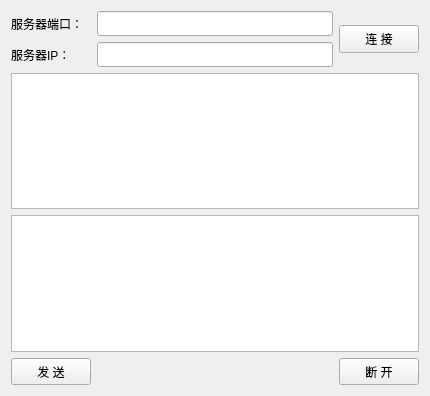
<?xml version="1.0" encoding="UTF-8"?>
<ui version="4.0">
 <class>Client</class>
 <widget class="QWidget" name="Client">
  <property name="geometry">
   <rect>
    <x>0</x>
    <y>0</y>
    <width>430</width>
    <height>396</height>
   </rect>
  </property>
  <property name="windowTitle">
   <string>Form</string>
  </property>
  <layout class="QGridLayout" name="gridLayout">
   <item row="0" column="0">
    <widget class="QLabel" name="label">
     <property name="minimumSize">
      <size>
       <width>0</width>
       <height>25</height>
      </size>
     </property>
     <property name="text">
      <string>服务器端口：</string>
     </property>
    </widget>
   </item>
   <item row="0" column="1">
    <widget class="QLineEdit" name="lineEdit_port">
     <property name="minimumSize">
      <size>
       <width>0</width>
       <height>25</height>
      </size>
     </property>
    </widget>
   </item>
   <item row="0" column="2" rowspan="2">
    <widget class="QPushButton" name="pushButton_connect">
     <property name="minimumSize">
      <size>
       <width>0</width>
       <height>28</height>
      </size>
     </property>
     <property name="text">
      <string>连 接</string>
     </property>
    </widget>
   </item>
   <item row="1" column="0">
    <widget class="QLabel" name="label_2">
     <property name="minimumSize">
      <size>
       <width>0</width>
       <height>25</height>
      </size>
     </property>
     <property name="text">
      <string>服务器IP：</string>
     </property>
    </widget>
   </item>
   <item row="1" column="1">
    <widget class="QLineEdit" name="lineEdit_ip">
     <property name="minimumSize">
      <size>
       <width>0</width>
       <height>25</height>
      </size>
     </property>
    </widget>
   </item>
   <item row="2" column="0" colspan="3">
    <widget class="QTextEdit" name="textEdit_read"/>
   </item>
   <item row="3" column="0" colspan="3">
    <widget class="QTextEdit" name="textEdit_write"/>
   </item>
   <item row="4" column="0">
    <widget class="QPushButton" name="pushButton_send">
     <property name="minimumSize">
      <size>
       <width>0</width>
       <height>27</height>
      </size>
     </property>
     <property name="text">
      <string>发 送</string>
     </property>
    </widget>
   </item>
   <item row="4" column="1">
    <spacer name="horizontalSpacer">
     <property name="orientation">
      <enum>Qt::Horizontal</enum>
     </property>
     <property name="sizeHint" stdset="0">
      <size>
       <width>247</width>
       <height>20</height>
      </size>
     </property>
    </spacer>
   </item>
   <item row="4" column="2">
    <widget class="QPushButton" name="pushButton_close">
     <property name="minimumSize">
      <size>
       <width>0</width>
       <height>27</height>
      </size>
     </property>
     <property name="text">
      <string>断 开</string>
     </property>
    </widget>
   </item>
  </layout>
 </widget>
 <resources/>
 <connections/>
</ui>
